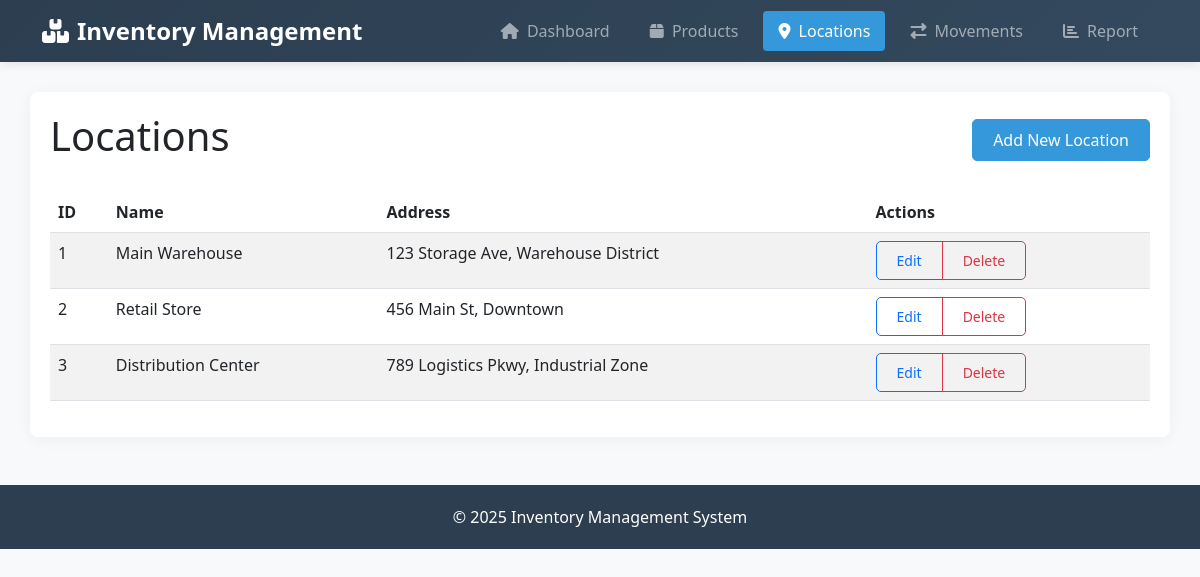
/locations, run on the app's committed database.
### models.py (models this page shows, shortened)
class Location(db.Model):
    location_id = db.Column(db.Integer, primary_key=True)
    name = db.Column(db.String(100), nullable=False)
    address = db.Column(db.Text)
    created_at = db.Column(db.DateTime, default=datetime.utcnow)

### routes.py (the view)
@app.route('/locations')
def locations():
    locations = Location.query.all()
    return render_template('locations/index.html', locations=locations, now=datetime.now())

### app.py (called while the page is built)
@app.context_processor
def inject_now():
    return {'now': datetime.now()}

### routes.py (called while the page is built)
@app.context_processor
def inject_now():
    return {'now': datetime.utcnow()}  # Using utcnow() for consistency

### templates/locations/index.html (shortened to what this page needs)
{% extends 'base.html' %}
{% block content %}
<div class="d-flex justify-content-between align-items-center mb-4">
    <h1>Locations</h1>
    <a href="{{ url_for('new_location') }}" class="btn btn-primary">Add New Location</a>
</div>
<div class="table-responsive">
    <table class="table table-striped table-hover">
        <thead>
            <tr>
                <th>ID</th>
                <th>Name</th>
                <th>Address</th>
                <th>Actions</th>
            </tr>
        </thead>
        <tbody>
            {% for location in locations %}
            <tr>
                <td>{{ location.location_id }}</td>
                <td>{{ location.name }}</td>
                <td>{{ location.address }}</td>
                <td>
                    <div class="btn-group" role="group">
                        <a href="{{ url_for('edit_location', location_id=location.location_id) }}" class="btn btn-sm btn-outline-primary">Edit</a>
                        <button type="button" class="btn btn-sm btn-outline-danger" data-bs-toggle="modal" data-bs-target="#deleteModal{{ location.location_id }}">Delete</button>
                    </div>
                </td>
            </tr>
            {% else %}
            <tr>
                <td colspan="4" class="text-center">No locations found. <a href="{{ url_for('new_location') }}">Add one now</a>.</td>
            </tr>
            {% endfor %}
        </tbody>
    </table>
</div>
{% endblock %}

### templates/base.html (style rules this page uses)
:root { --primary-color: #3498db; --secondary-color: #2c3e50; --accent-color: #e74c3c; --light-bg: #f8f9fa; }
body { font-family: 'Segoe UI', Tahoma, Geneva, Verdana, sans-serif; background-color: var(--light-bg); }
.btn { border-radius: 5px; padding: 8px 20px; font-weight: 500; transition: all 0.2s; }
.btn-primary { background-color: var(--primary-color); border-color: var(--primary-color); }

### data on the page
Location: location_id "1", name "Main Warehouse", address "123 Storage Ave, Warehouse District"
Location: location_id "2", name "Retail Store", address "456 Main St, Downtown"
Location: location_id "3", name "Distribution Center", address "789 Logistics Pkwy, Industrial Zone"
